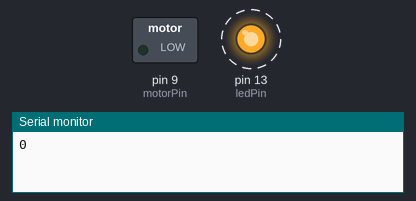
Simulated run of this sketch. Board: Arduino Uno, built with avr-gcc and run on an emulated ATmega328P. Shown: switched loads named in the sketch (green lamp = pin HIGH), output pins drawn as LEDs (lit = HIGH), the last lines printed to the serial monitor. Dashed ring = blinking.

Above: at 0.1 s.
At 18.1 s:
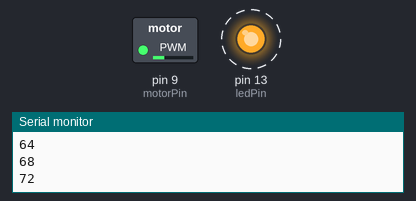
At 38.1 s:
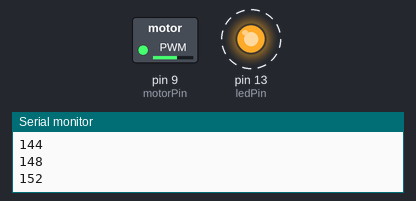
Timing chart, 0 to 40.0 s (numbered marks = the images above):
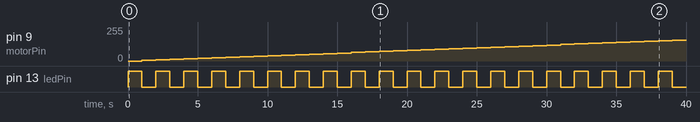

Measured:
- by itself, pin 9 (motorPin): moves from 0/255 to 156/255 over 38.0 s
- by itself, pin 13 (ledPin): alternates HIGH for 1.0 s and LOW for 1.0 s

The sketch:

sketch_vextest.ino
```cpp
/*
 * Title: +++
 * +++++
 */

const int motorPin = 9;
const int ledPin = 13;

int motorPWM = 0;
int ledIsHigh = false;

void setup()
{
  // put your setup code here, to run once:
  pinMode(motorPin, OUTPUT);
  pinMode(ledPin, OUTPUT);

  Serial.begin(9600);
}

void loop()
{
  // put your main code here, to run repeatedly:
  for (int i = 0; i < 255/4; i++)
  {
    motorPWM = i*4;
    ledIsHigh = !ledIsHigh;

    analogWrite(motorPin, motorPWM);
    if (ledIsHigh)
      digitalWrite(ledPin, HIGH);
    else
      digitalWrite(ledPin, LOW);

    Serial.println(motorPWM);
    delay(1000);
  }
}
```
